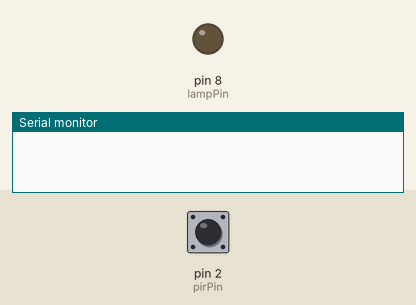
Bench run of a sketch on a simulated Arduino Uno, built with avr-gcc and run on an emulated ATmega328P. Parts: output pins drawn as LEDs (lit = HIGH), the last lines printed to the serial monitor. The inputs (shaded band) are chosen by the test bench; at power-on: pin 2 (pirPin) LOW.

Above: at 1.2 s.
1.3 s: pin 2 (pirPin) driven HIGH
At 2.5 s:
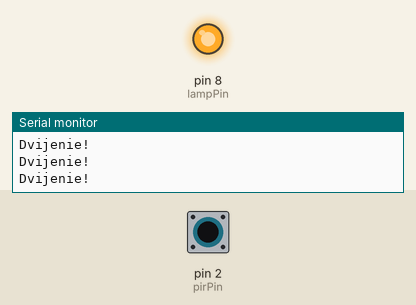
2.8 s: pin 2 (pirPin) pulsed LOW 2 times (0.12 s each, 0.3 s apart)
6.4 s: pin 2 (pirPin) pulsed LOW 2 times (0.12 s each, 0.3 s apart)
Timing chart, 0 to 9.4 s (numbered marks = the images above; inputs shaded):
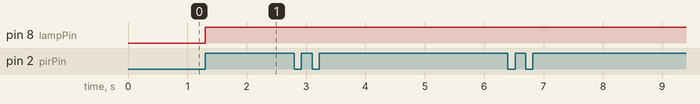

Measured:
- after the input at 1.3 s, pin 8 (lampPin): LOW → HIGH at once

The sketch:

main.ino
```cpp
int pirPin = 2;
int lampPin = 8;

unsigned long lastMotionTime = 0;
const unsigned long holdTime = 5000;
void setup() {
  pinMode(pirPin, INPUT);
  pinMode(lampPin, OUTPUT);
  digitalWrite(lampPin, LOW);
  Serial.begin(9600);
}

void loop() {
  int motion = digitalRead(pirPin);

  if (motion == HIGH) {

    digitalWrite(lampPin, HIGH);
    lastMotionTime = millis();
    Serial.println("Dvijenie!");
  }


  if (millis() - lastMotionTime >= holdTime) {
    digitalWrite(lampPin, LOW);
  }
}
```
